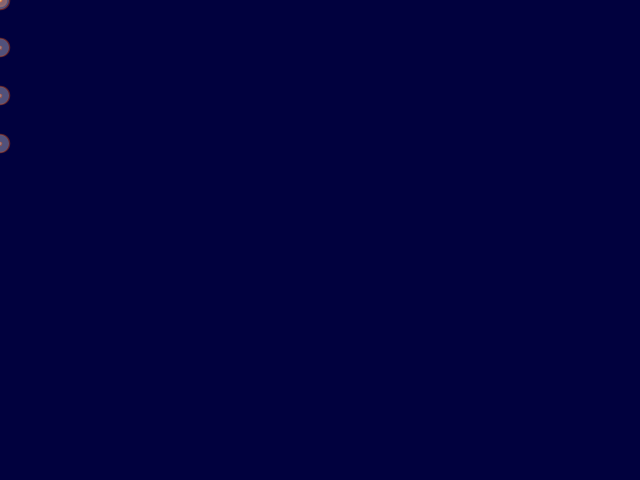
Frame 1 (no input)
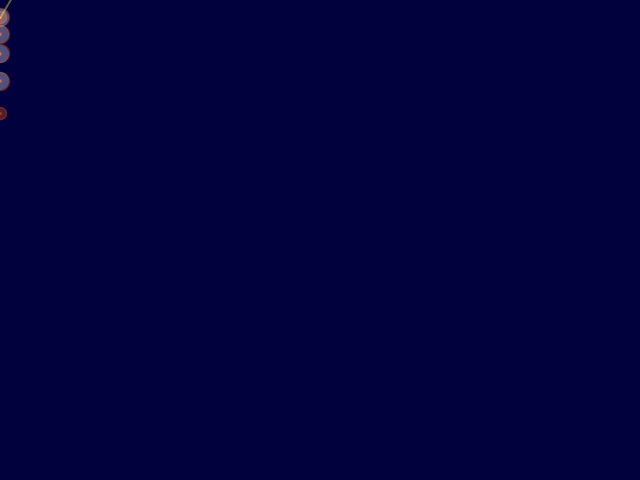
Frame 60 (the mouse pressed at the canvas centre just before this capture)
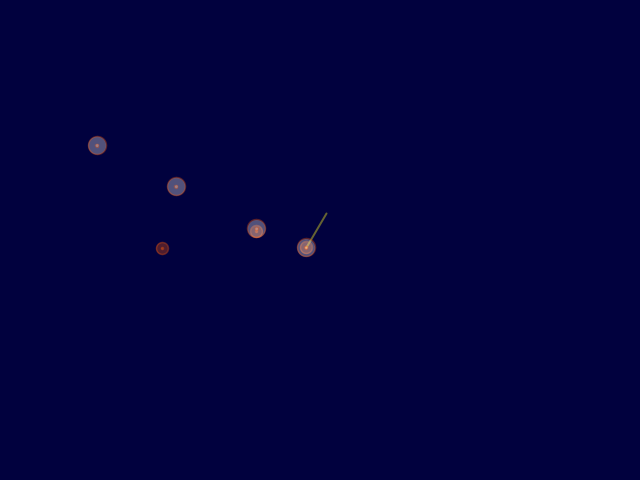
Frame 120 (the mouse held since frame 60 and released just before this capture)

The Processing sketch that drew these frames (run headless with seeded random() and noise(); from frame 60 on, the mouse is pressed at the canvas centre):

// Processing sketch: processing_27699
// ── processing_27699.pde

float gravity = 5.5;
float hrgravity = 5.5;
float mass = 15.0;
int numsprings = 1;
int curSecond;
int curHour;

ArrayList springs;
ArrayList springhours;

void setup() {
  size(640, 480);
  directionalLight(151, 102, 126, -1, 0, 0);
  translate(80, 50, 0);
  stroke(255);
  smooth();

  springs = new ArrayList();
  for (int i=0; i<numsprings; i++) {
    springs.add(new Spring2D(0, i*24, mass, gravity));
  }
  curSecond = second();

//  big hour circle
  springhours = new ArrayList();
  curHour = hour();
  for (int i=0; i<curHour; i++) {
    springhours.add(new Spring1D(0, i*48, mass, hrgravity));
  }

}


void draw() {

  background(1, 1, 62);
  noStroke();
  noCursor();

  Spring2D firstspring = (Spring2D) springs.get(0);
  firstspring.update(mouseX, mouseY);
  firstspring.display(mouseX, mouseY);

  
  // draw all clocks
  for (int i=1; i<springs.size(); i++) {
    Spring2D spring = (Spring2D) springs.get(i);
    Spring2D backspring = (Spring2D) springs.get(i-1);
    spring.update(backspring.x, backspring.y);
    spring.subDisplay(backspring.x, backspring.y);
  }

  if (second() > curSecond) {
    springs.add(new Spring2D(0, second()*24, mass, gravity));
    curSecond = second();
  }

  if (second() == 0) {
    curSecond = second();
  }
  



  
  


  // big hour circle
  Spring1D firstHRspring = (Spring1D) springhours.get(0);
  firstHRspring.update(mouseX, mouseY);
  firstHRspring.subDisplay(mouseX, mouseY);
  
    for (int i=1; i<springhours.size(); i++) {
    Spring1D springhour = (Spring1D) springhours.get(i);
    Spring1D backHRspring = (Spring1D) springhours.get(i-1);
    springhour.update(backHRspring.x, backHRspring.y);
    springhour.subDisplay(backHRspring.x, backHRspring.y);
  }

  if (hour() > curHour) {
    springhours.add(new Spring1D(0, hour()*48, mass, hrgravity));
    curHour = hour();
  }

  if (hour() == 0) {
    // clear all of springs
    curHour = hour();
  }
}


class Spring2D {
  float vx, vy; // The x- and y-axis velocities
  float x, y; // The x- and y-coordinates
  float gravity;
  float mass;
  float radius = 6;
  float stiffness = 0.3;
  float damping = 0.7;

  Spring2D(float xpos, float ypos, float m, float g) {
    x = xpos;
    y = ypos;
    mass = m;
    gravity = g;
  }


  void update(float targetX, float targetY) {
    float forceX = (targetX - x) * stiffness;
    float ax = forceX / mass;
    vx = damping * (vx + ax);
    x += vx;
    float forceY = (targetY - y) * stiffness;
    forceY += gravity;
    float ay = forceY / mass;
    vy = damping * (vy + ay);
    y += vy;
  }


  void display(float nx, float ny) {

    float s = second();
    float m = minute();
    float h = hour();

    if (h >12) {
      h = h - 12;
    }


    subDisplay(x,y);
    stroke(234,224,24,90);
    strokeWeight(3);
    pushMatrix();
    translate(x, y);

pushMatrix();
strokeWeight(2);
stroke(255, 248, 31, 100);
float mm = map(m, 0, 59, -HALF_PI, PI+HALF_PI);
rotate(mm);
line(0, 0, 40, 0);
popMatrix();

    popMatrix();
  }

  void subDisplay(float nx, float ny) {
    stroke(250,89, 8, 90);
    strokeWeight(1.5);
    fill(250,89,8,80);
    ellipse(x, y, radius*2, radius*2);
    ellipse(x, y, radius/3, radius/3);
  }
}



//big hour circle
class Spring1D {
  float vx, vy; // The x- and y-axis velocities
  float x, y; // The x- and y-coordinates
  float gravity;
  float mass;
  float radius = 6;
  float stiffness = 0.3;
  float damping = 0.7;

  Spring1D(float xpos, float ypos, float m, float g) {
    x = xpos;
    y = ypos;
    mass = m;
    gravity = g;
  }
  
  void update(float targetX, float targetY) {
    float forceX = (targetX - x) * stiffness;
    float ax = forceX / mass;
    vx = damping * (vx + ax);
    x += vx;
    float forceY = (targetY - y) * stiffness;
    forceY += gravity;
    float ay = forceY / mass;
    vy = damping * (vy + ay);
    y += vy;
  }


  void display(float nx, float ny) {

    float s = second();
    float m = minute();
    float h = hour();

    if (h >12) {
      h = h - 12;
    }

    subDisplay(x,y);
    stroke(234,224,24,90);
    strokeWeight(3);
    pushMatrix();
    translate(x, y);

pushMatrix();
strokeWeight(2);
stroke(255, 248, 31, 100);
float hh = map(h, 0, 59, -HALF_PI, PI+HALF_PI);
rotate(hh);
line(0, 0, 20, 0);
popMatrix();

    popMatrix();
  }

  void subDisplay(float nx, float ny) {
    stroke(250,89, 8, 90);
    strokeWeight(1.5);
    fill(255,255,255,80);
    ellipse(x, y, radius*3, radius*3);
    ellipse(x, y, radius/2, radius/2);
  }
}
